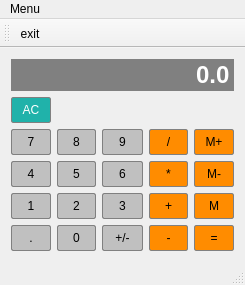
<?xml version="1.0" encoding="UTF-8"?>
<ui version="4.0">
 <class>Archimedes</class>
 <widget class="QMainWindow" name="Archimedes">
  <property name="geometry">
   <rect>
    <x>0</x>
    <y>0</y>
    <width>245</width>
    <height>285</height>
   </rect>
  </property>
  <property name="sizePolicy">
   <sizepolicy hsizetype="Fixed" vsizetype="Fixed">
    <horstretch>0</horstretch>
    <verstretch>0</verstretch>
   </sizepolicy>
  </property>
  <property name="minimumSize">
   <size>
    <width>245</width>
    <height>285</height>
   </size>
  </property>
  <property name="maximumSize">
   <size>
    <width>245</width>
    <height>285</height>
   </size>
  </property>
  <property name="windowTitle">
   <string>Archimedes</string>
  </property>
  <property name="windowIcon">
   <iconset resource="images.qrc">
    <normaloff>:/images/C:/Users/MICHAEL/Pictures/Capture.PNG</normaloff>:/images/C:/Users/MICHAEL/Pictures/Capture.PNG</iconset>
  </property>
  <property name="windowOpacity">
   <double>1.000000000000000</double>
  </property>
  <property name="styleSheet">
   <string notr="true">Archimedes {
	background-image:url(&quot;E:/Qt/Archimedes/3.jpg&quot;);
}</string>
  </property>
  <widget class="QWidget" name="centralWidget">
   <layout class="QGridLayout" name="gridLayout">
    <item row="0" column="0" colspan="5">
     <widget class="QLineEdit" name="Display">
      <property name="sizePolicy">
       <sizepolicy hsizetype="Preferred" vsizetype="Fixed">
        <horstretch>0</horstretch>
        <verstretch>0</verstretch>
       </sizepolicy>
      </property>
      <property name="font">
       <font>
        <family>Arial</family>
        <pointsize>18</pointsize>
        <weight>75</weight>
        <bold>true</bold>
       </font>
      </property>
      <property name="styleSheet">
       <string notr="true">QLineEdit{
	background-color: gray;
	border:1px solid gray;
 	color: #ffffff;
}</string>
      </property>
      <property name="text">
       <string>0.0</string>
      </property>
      <property name="alignment">
       <set>Qt::AlignRight|Qt::AlignTrailing|Qt::AlignVCenter</set>
      </property>
     </widget>
    </item>
    <item row="1" column="0">
     <spacer name="verticalSpacer">
      <property name="orientation">
       <enum>Qt::Vertical</enum>
      </property>
      <property name="sizeHint" stdset="0">
       <size>
        <width>20</width>
        <height>40</height>
       </size>
      </property>
     </spacer>
    </item>
    <item row="2" column="0">
     <widget class="QPushButton" name="Clear">
      <property name="sizePolicy">
       <sizepolicy hsizetype="Preferred" vsizetype="Preferred">
        <horstretch>0</horstretch>
        <verstretch>0</verstretch>
       </sizepolicy>
      </property>
      <property name="styleSheet">
       <string notr="true">QPushButton{
	background-color: LightSeaGreen;
	border:1px solid gray;
 	padding: 5px;
 	border-radius:2px;
	color: white;
}

QPushButton:pressed{
	background-color: #A9A9A9;
	border:1px solid gray;
 	padding: 5px;
}
</string>
      </property>
      <property name="text">
       <string>AC</string>
      </property>
      <property name="shortcut">
       <string>Esc</string>
      </property>
     </widget>
    </item>
    <item row="3" column="0">
     <widget class="QPushButton" name="Button7">
      <property name="sizePolicy">
       <sizepolicy hsizetype="Preferred" vsizetype="Preferred">
        <horstretch>0</horstretch>
        <verstretch>0</verstretch>
       </sizepolicy>
      </property>
      <property name="styleSheet">
       <string notr="true">QPushButton{
	background-color: silver;
	border:1px solid gray;
 	padding: 5px;
 	border-radius:2px;
}

QPushButton:pressed{
	background-color: #A9A9A9;
	border:1px solid gray;
 	padding: 5px;
}
</string>
      </property>
      <property name="text">
       <string>7</string>
      </property>
      <property name="shortcut">
       <string>7</string>
      </property>
     </widget>
    </item>
    <item row="3" column="1">
     <widget class="QPushButton" name="Button8">
      <property name="sizePolicy">
       <sizepolicy hsizetype="Preferred" vsizetype="Preferred">
        <horstretch>0</horstretch>
        <verstretch>0</verstretch>
       </sizepolicy>
      </property>
      <property name="styleSheet">
       <string notr="true">QPushButton{
	background-color: silver;
	border:1px solid gray;
 	padding: 5px;
 	border-radius:2px;
}

QPushButton:pressed{
	background-color: #A9A9A9;
	border:1px solid gray;
 	padding: 5px;
}
</string>
      </property>
      <property name="text">
       <string>8</string>
      </property>
      <property name="shortcut">
       <string>8</string>
      </property>
     </widget>
    </item>
    <item row="3" column="2">
     <widget class="QPushButton" name="Button9">
      <property name="sizePolicy">
       <sizepolicy hsizetype="Preferred" vsizetype="Preferred">
        <horstretch>0</horstretch>
        <verstretch>0</verstretch>
       </sizepolicy>
      </property>
      <property name="styleSheet">
       <string notr="true">QPushButton{
	background-color: silver;
	border:1px solid gray;
 	padding: 5px;
 	border-radius:2px;
}

QPushButton:pressed{
	background-color: #A9A9A9;
	border:1px solid gray;
 	padding: 5px;
}
</string>
      </property>
      <property name="text">
       <string>9</string>
      </property>
      <property name="shortcut">
       <string>9</string>
      </property>
     </widget>
    </item>
    <item row="3" column="3">
     <widget class="QPushButton" name="Divide">
      <property name="sizePolicy">
       <sizepolicy hsizetype="Preferred" vsizetype="Preferred">
        <horstretch>0</horstretch>
        <verstretch>0</verstretch>
       </sizepolicy>
      </property>
      <property name="styleSheet">
       <string notr="true">QPushButton{
	background-color: silver;
	border:1px solid gray;
 	padding: 5px;
 	border-radius:2px;
}

QPushButton:pressed{
	background-color:#A9A9A9 ;
	border:1px solid gray;
 	padding: 5px;
}
/***************************/
QPushButton#Divide {
	background-color: darkorange;
}

QPushButton#Divide:pressed{
	background-color:#A9A9A9 ;
	border:1px solid gray;
 	padding: 5px;
}
/*************************/
QPushButton#Equals {
	background-color: darkorange;
}
QPushButton#Equals:pressed{
	background-color:#A9A9A9 ;
	border:1px solid gray;
 	padding: 5px;
}
/*************************/
QPushButton#Multiply {
	background-color: darkorange;
}
QPushButton#Multiply:pressed{
	background-color:#A9A9A9 ;
	border:1px solid gray;
 	padding: 5px;
}
/*************************/
QPushButton#Subtract{
	background-color: darkorange;
}
QPushButton#Subtract:pressed{
	background-color:#A9A9A9 ;
	border:1px solid gray;
 	padding: 5px;
}
/*************************/
QPushButton#Add{
	background-color: darkorange;
}
QPushButton#Add:pressed{
	background-color:#A9A9A9 ;
	border:1px solid gray;
 	padding: 5px;
}
/*************************/
QPushButton#MemAdd{
	background-color: darkorange;
}
QPushButton#MemAdd:pressed{
	background-color:#A9A9A9 ;
	border:1px solid gray;
 	padding: 5px;
}
/*************************/
QPushButton#MemClear{
	background-color: darkorange;
}
QPushButton#MemClear:pressed{
	background-color:#A9A9A9 ;
	border:1px solid gray;
 	padding: 5px;
}
/*************************/
QPushButton#MemGet{
	background-color: darkorange;
}
QPushButton#MemGet:pressed{
	background-color:#A9A9A9 ;
	border:1px solid gray;
 	padding: 5px;
}
/*************************/</string>
      </property>
      <property name="text">
       <string>/</string>
      </property>
      <property name="shortcut">
       <string>/</string>
      </property>
     </widget>
    </item>
    <item row="3" column="4">
     <widget class="QPushButton" name="MemAdd">
      <property name="sizePolicy">
       <sizepolicy hsizetype="Preferred" vsizetype="Preferred">
        <horstretch>0</horstretch>
        <verstretch>0</verstretch>
       </sizepolicy>
      </property>
      <property name="styleSheet">
       <string notr="true">QPushButton{
	background-color: silver;
	border:1px solid gray;
 	padding: 5px;
 	border-radius:2px;
}

QPushButton:pressed{
	background-color:#A9A9A9 ;
	border:1px solid gray;
 	padding: 5px;
}
/***************************/
QPushButton#Divide {
	background-color: darkorange;
}

QPushButton#Divide:pressed{
	background-color:#A9A9A9 ;
	border:1px solid gray;
 	padding: 5px;
}
/*************************/
QPushButton#Equals {
	background-color: darkorange;
}
QPushButton#Equals:pressed{
	background-color:#A9A9A9 ;
	border:1px solid gray;
 	padding: 5px;
}
/*************************/
QPushButton#Multiply {
	background-color: darkorange;
}
QPushButton#Multiply:pressed{
	background-color:#A9A9A9 ;
	border:1px solid gray;
 	padding: 5px;
}
/*************************/
QPushButton#Subtract{
	background-color: darkorange;
}
QPushButton#Subtract:pressed{
	background-color:#A9A9A9 ;
	border:1px solid gray;
 	padding: 5px;
}
/*************************/
QPushButton#Add{
	background-color: darkorange;
}
QPushButton#Add:pressed{
	background-color:#A9A9A9 ;
	border:1px solid gray;
 	padding: 5px;
}
/*************************/
QPushButton#MemAdd{
	background-color: darkorange;
}
QPushButton#MemAdd:pressed{
	background-color:#A9A9A9 ;
	border:1px solid gray;
 	padding: 5px;
}
/*************************/
QPushButton#MemClear{
	background-color: darkorange;
}
QPushButton#MemClear:pressed{
	background-color:#A9A9A9 ;
	border:1px solid gray;
 	padding: 5px;
}
/*************************/
QPushButton#MemGet{
	background-color: darkorange;
}
QPushButton#MemGet:pressed{
	background-color:#A9A9A9 ;
	border:1px solid gray;
 	padding: 5px;
}
/*************************/</string>
      </property>
      <property name="text">
       <string>M+</string>
      </property>
     </widget>
    </item>
    <item row="4" column="0">
     <widget class="QPushButton" name="Button4">
      <property name="sizePolicy">
       <sizepolicy hsizetype="Preferred" vsizetype="Preferred">
        <horstretch>0</horstretch>
        <verstretch>0</verstretch>
       </sizepolicy>
      </property>
      <property name="styleSheet">
       <string notr="true">QPushButton{
	background-color: silver;
	border:1px solid gray;
 	padding: 5px;
 	border-radius:2px;
}

QPushButton:pressed{
	background-color: #A9A9A9;
	border:1px solid gray;
 	padding: 5px;
}
</string>
      </property>
      <property name="text">
       <string>4</string>
      </property>
      <property name="shortcut">
       <string>4</string>
      </property>
     </widget>
    </item>
    <item row="4" column="1">
     <widget class="QPushButton" name="Button5">
      <property name="sizePolicy">
       <sizepolicy hsizetype="Preferred" vsizetype="Preferred">
        <horstretch>0</horstretch>
        <verstretch>0</verstretch>
       </sizepolicy>
      </property>
      <property name="styleSheet">
       <string notr="true">QPushButton{
	background-color: silver;
	border:1px solid gray;
 	padding: 5px;
 	border-radius:2px;
}

QPushButton:pressed{
	background-color: #A9A9A9;
	border:1px solid gray;
 	padding: 5px;
}
</string>
      </property>
      <property name="text">
       <string>5</string>
      </property>
      <property name="shortcut">
       <string>5</string>
      </property>
     </widget>
    </item>
    <item row="4" column="2">
     <widget class="QPushButton" name="Button6">
      <property name="sizePolicy">
       <sizepolicy hsizetype="Preferred" vsizetype="Preferred">
        <horstretch>0</horstretch>
        <verstretch>0</verstretch>
       </sizepolicy>
      </property>
      <property name="styleSheet">
       <string notr="true">QPushButton{
	background-color: silver;
	border:1px solid gray;
 	padding: 5px;
 	border-radius:2px;
}

QPushButton:pressed{
	background-color: #A9A9A9;
	border:1px solid gray;
 	padding: 5px;
}
</string>
      </property>
      <property name="text">
       <string>6</string>
      </property>
      <property name="shortcut">
       <string>6</string>
      </property>
     </widget>
    </item>
    <item row="4" column="3">
     <widget class="QPushButton" name="Multiply">
      <property name="sizePolicy">
       <sizepolicy hsizetype="Preferred" vsizetype="Preferred">
        <horstretch>0</horstretch>
        <verstretch>0</verstretch>
       </sizepolicy>
      </property>
      <property name="styleSheet">
       <string notr="true">QPushButton{
	background-color: silver;
	border:1px solid gray;
 	padding: 5px;
 	border-radius:2px;
}

QPushButton:pressed{
	background-color:#A9A9A9 ;
	border:1px solid gray;
 	padding: 5px;
}
/***************************/
QPushButton#Divide {
	background-color: darkorange;
}

QPushButton#Divide:pressed{
	background-color:#A9A9A9 ;
	border:1px solid gray;
 	padding: 5px;
}
/*************************/
QPushButton#Equals {
	background-color: darkorange;
}
QPushButton#Equals:pressed{
	background-color:#A9A9A9 ;
	border:1px solid gray;
 	padding: 5px;
}
/*************************/
QPushButton#Multiply {
	background-color: darkorange;
}
QPushButton#Multiply:pressed{
	background-color:#A9A9A9 ;
	border:1px solid gray;
 	padding: 5px;
}
/*************************/
QPushButton#Subtract{
	background-color: darkorange;
}
QPushButton#Subtract:pressed{
	background-color:#A9A9A9 ;
	border:1px solid gray;
 	padding: 5px;
}
/*************************/
QPushButton#Add{
	background-color: darkorange;
}
QPushButton#Add:pressed{
	background-color:#A9A9A9 ;
	border:1px solid gray;
 	padding: 5px;
}
/*************************/
QPushButton#MemAdd{
	background-color: darkorange;
}
QPushButton#MemAdd:pressed{
	background-color:#A9A9A9 ;
	border:1px solid gray;
 	padding: 5px;
}
/*************************/
QPushButton#MemClear{
	background-color: darkorange;
}
QPushButton#MemClear:pressed{
	background-color:#A9A9A9 ;
	border:1px solid gray;
 	padding: 5px;
}
/*************************/
QPushButton#MemGet{
	background-color: darkorange;
}
QPushButton#MemGet:pressed{
	background-color:#A9A9A9 ;
	border:1px solid gray;
 	padding: 5px;
}
/*************************/</string>
      </property>
      <property name="text">
       <string>*</string>
      </property>
      <property name="shortcut">
       <string>*</string>
      </property>
     </widget>
    </item>
    <item row="4" column="4">
     <widget class="QPushButton" name="MemClear">
      <property name="sizePolicy">
       <sizepolicy hsizetype="Preferred" vsizetype="Preferred">
        <horstretch>0</horstretch>
        <verstretch>0</verstretch>
       </sizepolicy>
      </property>
      <property name="styleSheet">
       <string notr="true">QPushButton{
	background-color: silver;
	border:1px solid gray;
 	padding: 5px;
 	border-radius:2px;
}

QPushButton:pressed{
	background-color:#A9A9A9 ;
	border:1px solid gray;
 	padding: 5px;
}
/***************************/
QPushButton#Divide {
	background-color: darkorange;
}

QPushButton#Divide:pressed{
	background-color:#A9A9A9 ;
	border:1px solid gray;
 	padding: 5px;
}
/*************************/
QPushButton#Equals {
	background-color: darkorange;
}
QPushButton#Equals:pressed{
	background-color:#A9A9A9 ;
	border:1px solid gray;
 	padding: 5px;
}
/*************************/
QPushButton#Multiply {
	background-color: darkorange;
}
QPushButton#Multiply:pressed{
	background-color:#A9A9A9 ;
	border:1px solid gray;
 	padding: 5px;
}
/*************************/
QPushButton#Subtract{
	background-color: darkorange;
}
QPushButton#Subtract:pressed{
	background-color:#A9A9A9 ;
	border:1px solid gray;
 	padding: 5px;
}
/*************************/
QPushButton#Add{
	background-color: darkorange;
}
QPushButton#Add:pressed{
	background-color:#A9A9A9 ;
	border:1px solid gray;
 	padding: 5px;
}
/*************************/
QPushButton#MemAdd{
	background-color: darkorange;
}
QPushButton#MemAdd:pressed{
	background-color:#A9A9A9 ;
	border:1px solid gray;
 	padding: 5px;
}
/*************************/
QPushButton#MemClear{
	background-color: darkorange;
}
QPushButton#MemClear:pressed{
	background-color:#A9A9A9 ;
	border:1px solid gray;
 	padding: 5px;
}
/*************************/
QPushButton#MemGet{
	background-color: darkorange;
}
QPushButton#MemGet:pressed{
	background-color:#A9A9A9 ;
	border:1px solid gray;
 	padding: 5px;
}
/*************************/</string>
      </property>
      <property name="text">
       <string>M-</string>
      </property>
     </widget>
    </item>
    <item row="5" column="0">
     <widget class="QPushButton" name="Button1">
      <property name="sizePolicy">
       <sizepolicy hsizetype="Preferred" vsizetype="Preferred">
        <horstretch>0</horstretch>
        <verstretch>0</verstretch>
       </sizepolicy>
      </property>
      <property name="styleSheet">
       <string notr="true">QPushButton{
	background-color: silver;
	border:1px solid gray;
 	padding: 5px;
 	border-radius:2px;
}

QPushButton:pressed{
	background-color: #A9A9A9;
	border:1px solid gray;
 	padding: 5px;
}
</string>
      </property>
      <property name="text">
       <string>1</string>
      </property>
      <property name="shortcut">
       <string>1</string>
      </property>
     </widget>
    </item>
    <item row="5" column="1">
     <widget class="QPushButton" name="Button2">
      <property name="sizePolicy">
       <sizepolicy hsizetype="Preferred" vsizetype="Preferred">
        <horstretch>0</horstretch>
        <verstretch>0</verstretch>
       </sizepolicy>
      </property>
      <property name="styleSheet">
       <string notr="true">QPushButton{
	background-color: silver;
	border:1px solid gray;
 	padding: 5px;
 	border-radius:2px;
}

QPushButton:pressed{
	background-color: #A9A9A9;
	border:1px solid gray;
 	padding: 5px;
}
</string>
      </property>
      <property name="text">
       <string>2</string>
      </property>
      <property name="shortcut">
       <string>2</string>
      </property>
     </widget>
    </item>
    <item row="5" column="2">
     <widget class="QPushButton" name="Button3">
      <property name="sizePolicy">
       <sizepolicy hsizetype="Preferred" vsizetype="Preferred">
        <horstretch>0</horstretch>
        <verstretch>0</verstretch>
       </sizepolicy>
      </property>
      <property name="styleSheet">
       <string notr="true">QPushButton{
	background-color: silver;
	border:1px solid gray;
 	padding: 5px;
 	border-radius:2px;
}

QPushButton:pressed{
	background-color: #A9A9A9;
	border:1px solid gray;
 	padding: 5px;
}
</string>
      </property>
      <property name="text">
       <string>3</string>
      </property>
      <property name="shortcut">
       <string>3</string>
      </property>
     </widget>
    </item>
    <item row="5" column="3">
     <widget class="QPushButton" name="Add">
      <property name="sizePolicy">
       <sizepolicy hsizetype="Preferred" vsizetype="Preferred">
        <horstretch>0</horstretch>
        <verstretch>0</verstretch>
       </sizepolicy>
      </property>
      <property name="styleSheet">
       <string notr="true">QPushButton{
	background-color: silver;
	border:1px solid gray;
 	padding: 5px;
 	border-radius:2px;
}

QPushButton:pressed{
	background-color:#A9A9A9 ;
	border:1px solid gray;
 	padding: 5px;
}
/***************************/
QPushButton#Divide {
	background-color: darkorange;
}

QPushButton#Divide:pressed{
	background-color:#A9A9A9 ;
	border:1px solid gray;
 	padding: 5px;
}
/*************************/
QPushButton#Equals {
	background-color: darkorange;
}
QPushButton#Equals:pressed{
	background-color:#A9A9A9 ;
	border:1px solid gray;
 	padding: 5px;
}
/*************************/
QPushButton#Multiply {
	background-color: darkorange;
}
QPushButton#Multiply:pressed{
	background-color:#A9A9A9 ;
	border:1px solid gray;
 	padding: 5px;
}
/*************************/
QPushButton#Subtract{
	background-color: darkorange;
}
QPushButton#Subtract:pressed{
	background-color:#A9A9A9 ;
	border:1px solid gray;
 	padding: 5px;
}
/*************************/
QPushButton#Add{
	background-color: darkorange;
}
QPushButton#Add:pressed{
	background-color:#A9A9A9 ;
	border:1px solid gray;
 	padding: 5px;
}
/*************************/
QPushButton#MemAdd{
	background-color: darkorange;
}
QPushButton#MemAdd:pressed{
	background-color:#A9A9A9 ;
	border:1px solid gray;
 	padding: 5px;
}
/*************************/
QPushButton#MemClear{
	background-color: darkorange;
}
QPushButton#MemClear:pressed{
	background-color:#A9A9A9 ;
	border:1px solid gray;
 	padding: 5px;
}
/*************************/
QPushButton#MemGet{
	background-color: darkorange;
}
QPushButton#MemGet:pressed{
	background-color:#A9A9A9 ;
	border:1px solid gray;
 	padding: 5px;
}
/*************************/</string>
      </property>
      <property name="text">
       <string>+</string>
      </property>
      <property name="shortcut">
       <string>+</string>
      </property>
     </widget>
    </item>
    <item row="5" column="4">
     <widget class="QPushButton" name="MemGet">
      <property name="sizePolicy">
       <sizepolicy hsizetype="Preferred" vsizetype="Preferred">
        <horstretch>0</horstretch>
        <verstretch>0</verstretch>
       </sizepolicy>
      </property>
      <property name="styleSheet">
       <string notr="true">QPushButton{
	background-color: silver;
	border:1px solid gray;
 	padding: 5px;
 	border-radius:2px;
}

QPushButton:pressed{
	background-color:#A9A9A9 ;
	border:1px solid gray;
 	padding: 5px;
}
/***************************/
QPushButton#Divide {
	background-color: darkorange;
}

QPushButton#Divide:pressed{
	background-color:#A9A9A9 ;
	border:1px solid gray;
 	padding: 5px;
}
/*************************/
QPushButton#Equals {
	background-color: darkorange;
}
QPushButton#Equals:pressed{
	background-color:#A9A9A9 ;
	border:1px solid gray;
 	padding: 5px;
}
/*************************/
QPushButton#Multiply {
	background-color: darkorange;
}
QPushButton#Multiply:pressed{
	background-color:#A9A9A9 ;
	border:1px solid gray;
 	padding: 5px;
}
/*************************/
QPushButton#Subtract{
	background-color: darkorange;
}
QPushButton#Subtract:pressed{
	background-color:#A9A9A9 ;
	border:1px solid gray;
 	padding: 5px;
}
/*************************/
QPushButton#Add{
	background-color: darkorange;
}
QPushButton#Add:pressed{
	background-color:#A9A9A9 ;
	border:1px solid gray;
 	padding: 5px;
}
/*************************/
QPushButton#MemAdd{
	background-color: darkorange;
}
QPushButton#MemAdd:pressed{
	background-color:#A9A9A9 ;
	border:1px solid gray;
 	padding: 5px;
}
/*************************/
QPushButton#MemClear{
	background-color: darkorange;
}
QPushButton#MemClear:pressed{
	background-color:#A9A9A9 ;
	border:1px solid gray;
 	padding: 5px;
}
/*************************/
QPushButton#MemGet{
	background-color: darkorange;
}
QPushButton#MemGet:pressed{
	background-color:#A9A9A9 ;
	border:1px solid gray;
 	padding: 5px;
}
/*************************/</string>
      </property>
      <property name="text">
       <string>M</string>
      </property>
     </widget>
    </item>
    <item row="6" column="0">
     <widget class="QPushButton" name="Point">
      <property name="sizePolicy">
       <sizepolicy hsizetype="Preferred" vsizetype="Preferred">
        <horstretch>0</horstretch>
        <verstretch>0</verstretch>
       </sizepolicy>
      </property>
      <property name="styleSheet">
       <string notr="true">QPushButton{
	background-color: silver;
	border:1px solid gray;
 	padding: 5px;
 	border-radius:2px;
}

QPushButton:pressed{
	background-color: #A9A9A9;
	border:1px solid gray;
 	padding: 5px;
}
</string>
      </property>
      <property name="text">
       <string>.</string>
      </property>
      <property name="shortcut">
       <string>Esc</string>
      </property>
     </widget>
    </item>
    <item row="6" column="1">
     <widget class="QPushButton" name="Button0">
      <property name="sizePolicy">
       <sizepolicy hsizetype="Preferred" vsizetype="Preferred">
        <horstretch>0</horstretch>
        <verstretch>0</verstretch>
       </sizepolicy>
      </property>
      <property name="styleSheet">
       <string notr="true">QPushButton{
	background-color: silver;
	border:1px solid gray;
 	padding: 5px;
 	border-radius:2px;
}

QPushButton:pressed{
	background-color: #A9A9A9;
	border:1px solid gray;
 	padding: 5px;
}
</string>
      </property>
      <property name="text">
       <string>0</string>
      </property>
      <property name="shortcut">
       <string>0</string>
      </property>
     </widget>
    </item>
    <item row="6" column="2">
     <widget class="QPushButton" name="ChangeSign">
      <property name="sizePolicy">
       <sizepolicy hsizetype="Preferred" vsizetype="Preferred">
        <horstretch>0</horstretch>
        <verstretch>0</verstretch>
       </sizepolicy>
      </property>
      <property name="styleSheet">
       <string notr="true">QPushButton{
	background-color: silver;
	border:1px solid gray;
 	padding: 5px;
 	border-radius:2px;
}

QPushButton:pressed{
	background-color: #A9A9A9;
	border:1px solid gray;
 	padding: 5px;
}
</string>
      </property>
      <property name="text">
       <string>+/-</string>
      </property>
      <property name="shortcut">
       <string>Shift+Num+-</string>
      </property>
     </widget>
    </item>
    <item row="6" column="3">
     <widget class="QPushButton" name="Subtract">
      <property name="sizePolicy">
       <sizepolicy hsizetype="Preferred" vsizetype="Preferred">
        <horstretch>0</horstretch>
        <verstretch>0</verstretch>
       </sizepolicy>
      </property>
      <property name="styleSheet">
       <string notr="true">QPushButton{
	background-color: silver;
	border:1px solid gray;
 	padding: 5px;
 	border-radius:2px;
}

QPushButton:pressed{
	background-color:#A9A9A9 ;
	border:1px solid gray;
 	padding: 5px;
}
/***************************/
QPushButton#Divide {
	background-color: darkorange;
}

QPushButton#Divide:pressed{
	background-color:#A9A9A9 ;
	border:1px solid gray;
 	padding: 5px;
}
/*************************/
QPushButton#Equals {
	background-color: darkorange;
}
QPushButton#Equals:pressed{
	background-color:#A9A9A9 ;
	border:1px solid gray;
 	padding: 5px;
}
/*************************/
QPushButton#Multiply {
	background-color: darkorange;
}
QPushButton#Multiply:pressed{
	background-color:#A9A9A9 ;
	border:1px solid gray;
 	padding: 5px;
}
/*************************/
QPushButton#Subtract{
	background-color: darkorange;
}
QPushButton#Subtract:pressed{
	background-color:#A9A9A9 ;
	border:1px solid gray;
 	padding: 5px;
}
/*************************/
QPushButton#Add{
	background-color: darkorange;
}
QPushButton#Add:pressed{
	background-color:#A9A9A9 ;
	border:1px solid gray;
 	padding: 5px;
}
/*************************/
QPushButton#MemAdd{
	background-color: darkorange;
}
QPushButton#MemAdd:pressed{
	background-color:#A9A9A9 ;
	border:1px solid gray;
 	padding: 5px;
}
/*************************/
QPushButton#MemClear{
	background-color: darkorange;
}
QPushButton#MemClear:pressed{
	background-color:#A9A9A9 ;
	border:1px solid gray;
 	padding: 5px;
}
/*************************/
QPushButton#MemGet{
	background-color: darkorange;
}
QPushButton#MemGet:pressed{
	background-color:#A9A9A9 ;
	border:1px solid gray;
 	padding: 5px;
}
/*************************/</string>
      </property>
      <property name="text">
       <string>-</string>
      </property>
      <property name="shortcut">
       <string>-</string>
      </property>
     </widget>
    </item>
    <item row="6" column="4">
     <widget class="QPushButton" name="Equals">
      <property name="sizePolicy">
       <sizepolicy hsizetype="Preferred" vsizetype="Preferred">
        <horstretch>0</horstretch>
        <verstretch>0</verstretch>
       </sizepolicy>
      </property>
      <property name="styleSheet">
       <string notr="true">QPushButton{
	background-color: silver;
	border:1px solid gray;
 	padding: 5px;
 	border-radius:2px;
}

QPushButton:pressed{
	background-color:#A9A9A9 ;
	border:1px solid gray;
 	padding: 5px;
}
/***************************/
QPushButton#Divide {
	background-color: darkorange;
}

QPushButton#Divide:pressed{
	background-color:#A9A9A9 ;
	border:1px solid gray;
 	padding: 5px;
}
/*************************/
QPushButton#Equals {
	background-color: darkorange;
}
QPushButton#Equals:pressed{
	background-color:#A9A9A9 ;
	border:1px solid gray;
 	padding: 5px;
}
/*************************/
QPushButton#Multiply {
	background-color: darkorange;
}
QPushButton#Multiply:pressed{
	background-color:#A9A9A9 ;
	border:1px solid gray;
 	padding: 5px;
}
/*************************/
QPushButton#Subtract{
	background-color: darkorange;
}
QPushButton#Subtract:pressed{
	background-color:#A9A9A9 ;
	border:1px solid gray;
 	padding: 5px;
}
/*************************/
QPushButton#Add{
	background-color: darkorange;
}
QPushButton#Add:pressed{
	background-color:#A9A9A9 ;
	border:1px solid gray;
 	padding: 5px;
}
/*************************/
QPushButton#MemAdd{
	background-color: darkorange;
}
QPushButton#MemAdd:pressed{
	background-color:#A9A9A9 ;
	border:1px solid gray;
 	padding: 5px;
}
/*************************/
QPushButton#MemClear{
	background-color: darkorange;
}
QPushButton#MemClear:pressed{
	background-color:#A9A9A9 ;
	border:1px solid gray;
 	padding: 5px;
}
/*************************/
QPushButton#MemGet{
	background-color: darkorange;
}
QPushButton#MemGet:pressed{
	background-color:#A9A9A9 ;
	border:1px solid gray;
 	padding: 5px;
}
/*************************/</string>
      </property>
      <property name="text">
       <string>=</string>
      </property>
      <property name="shortcut">
       <string>Enter</string>
      </property>
     </widget>
    </item>
   </layout>
  </widget>
  <widget class="QMenuBar" name="menuBar">
   <property name="geometry">
    <rect>
     <x>0</x>
     <y>0</y>
     <width>245</width>
     <height>21</height>
    </rect>
   </property>
   <widget class="QMenu" name="menuMenu">
    <property name="title">
     <string>Menu</string>
    </property>
    <addaction name="actionclose"/>
    <addaction name="separator"/>
   </widget>
   <addaction name="menuMenu"/>
  </widget>
  <widget class="QToolBar" name="mainToolBar">
   <attribute name="toolBarArea">
    <enum>TopToolBarArea</enum>
   </attribute>
   <attribute name="toolBarBreak">
    <bool>false</bool>
   </attribute>
   <addaction name="actionclose"/>
  </widget>
  <widget class="QStatusBar" name="statusBar">
   <property name="font">
    <font>
     <family>Book Antiqua</family>
     <pointsize>10</pointsize>
    </font>
   </property>
   <property name="styleSheet">
    <string notr="true">#statusBar{
	color: blue;
}</string>
   </property>
  </widget>
  <action name="actionclose">
   <property name="text">
    <string>exit</string>
   </property>
  </action>
 </widget>
 <layoutdefault spacing="6" margin="11"/>
 <resources>
  <include location="images.qrc"/>
 </resources>
 <connections/>
</ui>
